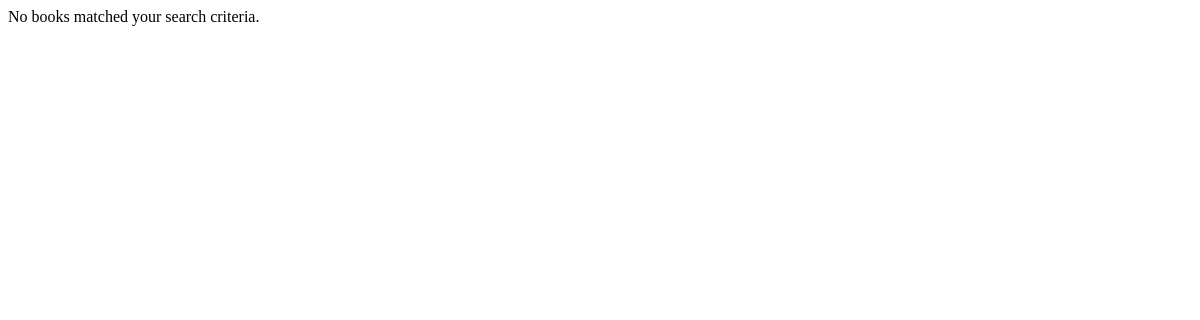
Before: /chapter8_url_view/pass_extra_options_to_view/bar/ with the older database file.
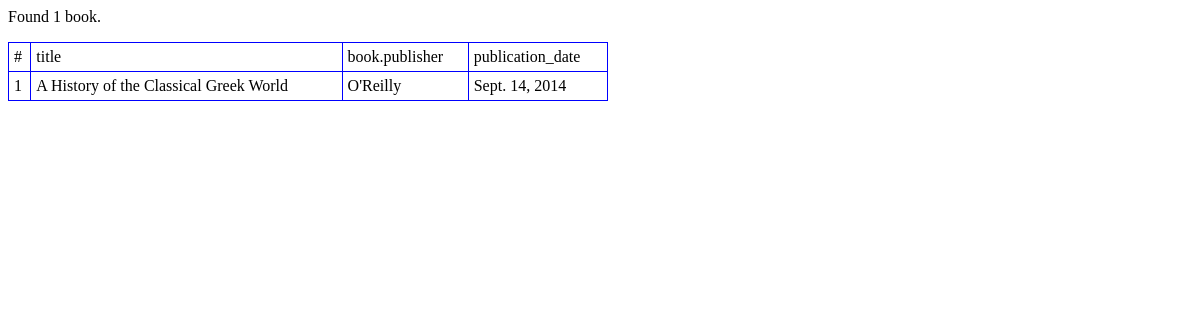
After: the same page with the newer database file.
### books/models.py (models this page shows, shortened)
class Book(models.Model):
    title = models.CharField(max_length=100)
    author = models.ManyToManyField(Author)
    publisher = models.ForeignKey(Publisher)
    publication_date = models.DateField(blank=True, null=True)

class Publisher(models.Model):
    name = models.CharField(max_length=30)
    address = models.CharField(max_length=50)
    city = models.CharField(max_length=60)
    state_province = models.CharField(max_length=30)
    country = models.CharField(max_length=50)
    website = models.URLField()
    def __unicode__(self):
        return self.name

### mysite/foobar_view.py (the view)
def foo_bar_view(request,template_name,search_str):
    books=Book.objects.filter(title__icontains=search_str)
    return render(request,template_name,{'books':books})

### mysite/templates/foobar/bar.html
<html>
 </head>
 <body>
  {% if books %}
    <p>Found {{ books|length }} book{{ books|pluralize }}.</p>
	<table width="600" border="0" bgcolor="blue" bordercolor="black" cellpadding="5" cellspacing="1">
		<tr bgcolor="white"  >
			<td>#</td>
			<td> title </td>
			<td>book.publisher </td>
			<td>publication_date </td>
		</tr>
        {% for book in books %}
		<tr bgcolor="white" >
			<td>{{ forloop.counter }}</td>
			<td>{{ book.title }}</td>
			<td>{{ book.publisher }}</td>
			<td>{{ book.publication_date }}</td>
		</tr>
        {% endfor %}
	</table>
{% else %}
    <p>No books matched your search criteria.</p>
{% endif %}
 </body>
</html>

Changed rows visible on the page:
added Book: title "A History of the Classical Greek World", publisher "O'Reilly", publication_date "Sept. 14, 2014"
Other visible differences:
{{ books|length }}: (not shown) → "1"
text no longer shown: "No books matched your search criteria."
text now shown: "Found book . # title book.publisher publication_date"
